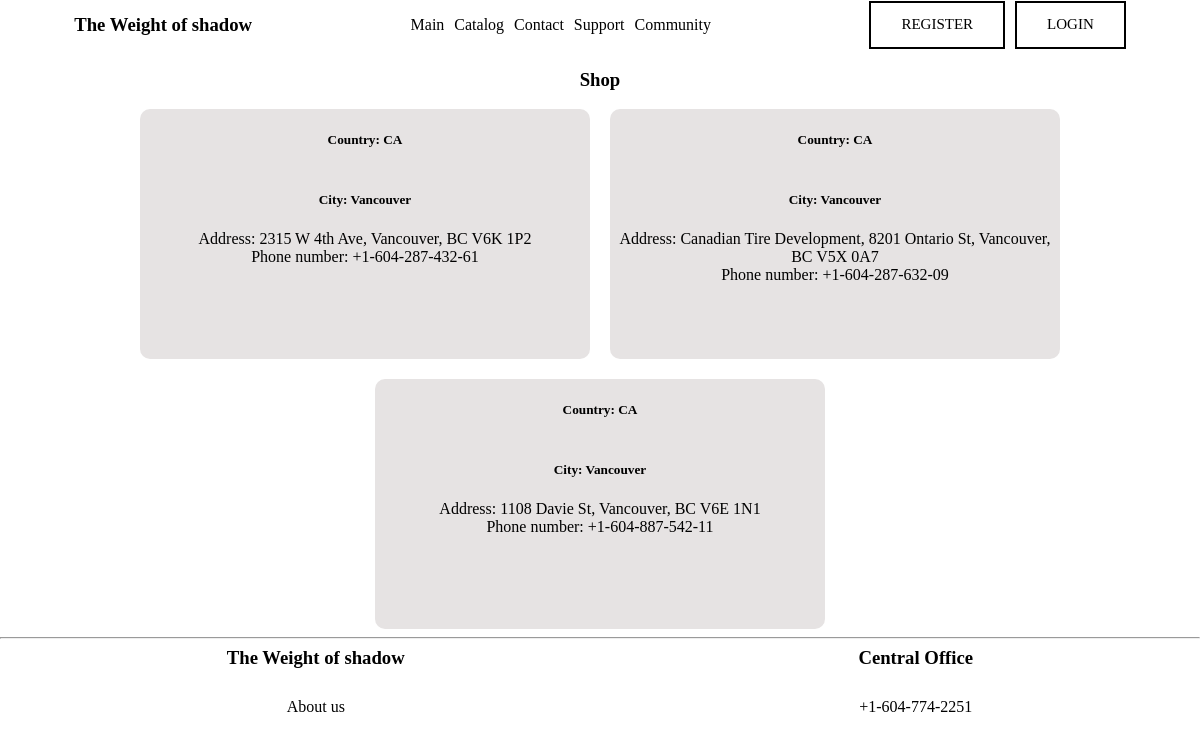
The app's page /contact/shop/, older data.
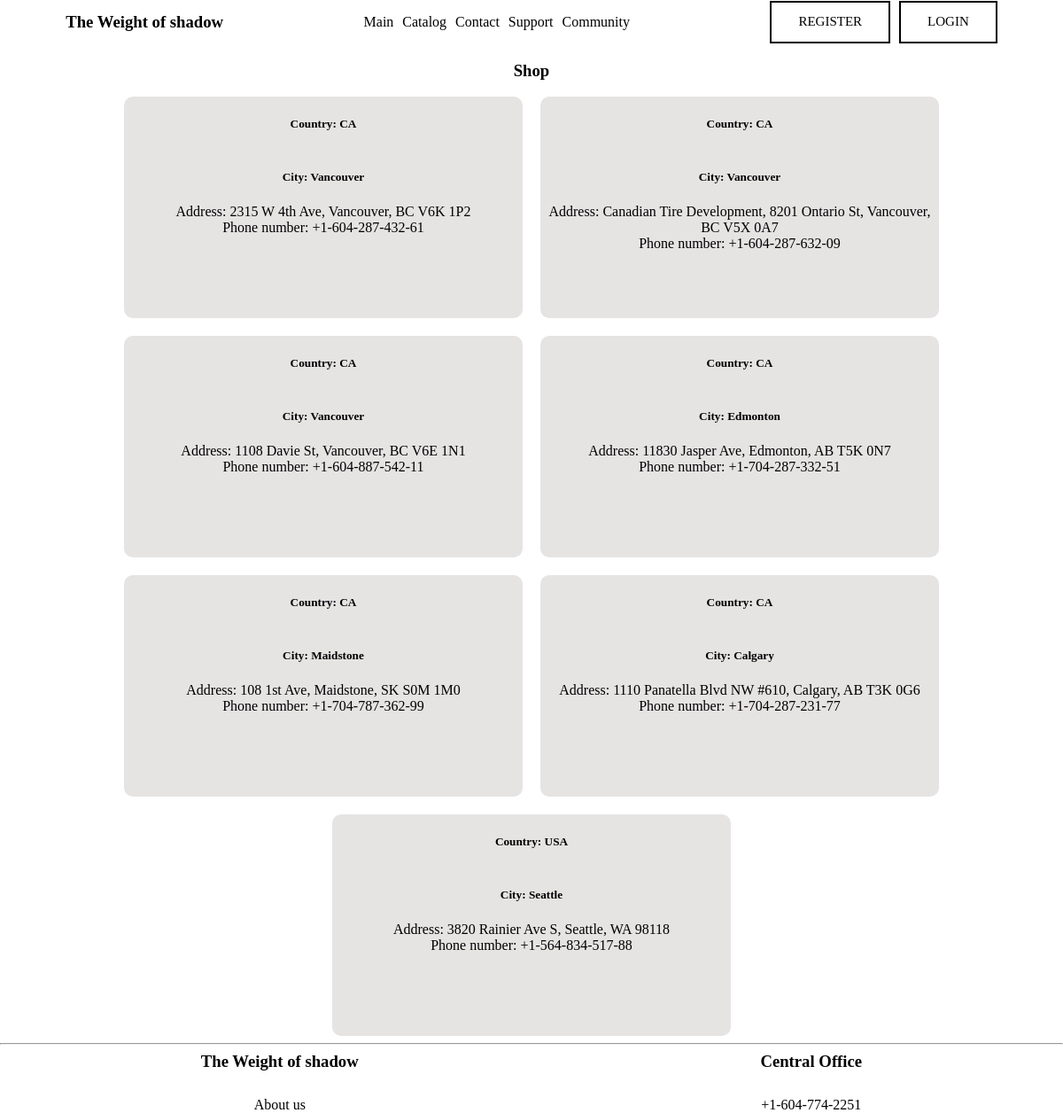
The same page, newer data.
### contact/models.py (models this page shows, shortened)
class shop(models.Model):
    country = [
        ("CA","CA"),
        ("USA","USA")
    ]
    type = models.CharField(max_length=3, choices=country, default='CA')  # Добавил max_length=3
    city = models.CharField(max_length=100, default='')
    address = models.CharField(max_length=200)
    phone_number = models.CharField(max_length=20)

### contact/views.py (the view)
# urls.py: path('shop/', views.FunctionShop, name='shop'),
def FunctionShop(request):
    list_shop = shop.objects.all()
    return render(request, 'contact/shop.html', {'list_shop': list_shop})

### contact/templates/contact/shop.html (shortened to what this page needs)
{% extends 'myapp/layout.html' %}
{% load static %}
{% block style_css %}
<link rel="stylesheet" href="{% static 'contact/css/contact.css' %}" />
{% endblock %}
{% block content %}
 <h3>Shop</h3>
<div class="main_keys">
{% for el in list_shop %}
<div class="keys">
   <h5>Country: {{el.type}}</h5>
   <h5>City: {{el.city}}</h5>
   <p>Address: {{el.address}}</p>
   <p>Phone number: {{el.phone_number}}</p>
</div>
{% endfor %}
</div>
{% endblock %}

### myapp/templates/myapp/layout.html (shortened to what this page needs)
{% load static %}
<!DOCTYPE html>
<html lang="en">
<head>
    <link rel="stylesheet" href="{% static 'myapp/css/layout.css' %}">
    {% block style_css %}{% endblock %}
</head>
<body>
    <header>
        <div class="start">
             <h3>The Weight of shadow</h3>
        </div>
        <div class="center">
            <div><a href="{% url 'main' %}">Main</a></div>
            <div><a href="{% url 'collections:collec' %}">Catalog</a></div>
            <div><a href="{% url 'contact' %}">Contact</a></div>
            <div><a href="{% url 'form' %}">Support</a></div>
            <div><a href="{% url 'community:com' %}">Community</a></div>
        </div>
        <div class="end">
            {% if user.is_authenticated %}
                <a href="{% url 'users:profile' %}" class="header-button">PROFILE</a>
                <a href="{% url 'users:logout' %}" class="header-button">LOGOUT</a>
            {% else %}
                <a href="{% url 'users:register' %}" class="header-button">REGISTER</a>
                <a href="{% url 'users:login' %}" class="header-button">LOGIN</a>
            {% endif %}
        </div>
    </header>
    {% block content %}
    {% endblock %}
    <hr>
    <footer>
        <div class="column">
            <h3>The Weight of shadow</h3>
            <a href="{% url 'about' %}">About us</a>
        </div>
        <div class="column">
            <h3>Central Office</h3>
            <p>+1-604-774-2251</p>
        </div>
    </footer>
</body>
</html>

### static/myapp/css/layout.css (style rules this page uses)
body { margin: 0; padding: 0; }
header { display: flex; justify-content: space-around; align-items: center; height: 50px; gap: 10px; background-color: white; }
.center { display: flex; gap: 10px; }
.start { display: flex; }
.end { display: flex; gap: 10px; }
.header-button { font-family: algerian; font-size: 15px; color: black; margin: 0; padding: 12px 30px; background: white; border: 2px solid black; cursor: pointer; text-decoration: none; display: inline-block; transition: all 0.3s ease; line-height: 1.3; }
a { font-family: algerian; text-decoration: none; color: black; margin: 0; padding: 0; }
p { font-family: algerian; color: black; margin: 0; padding: 0; }
h3 { font-family: algerian; color: black; }
footer { display: flex; justify-content: space-around; height: 50px; background-color: white; }
.column { display: flex; justify-content: center; align-items: center; flex-direction: column; gap: 10px; }

### contact/static/contact/css/contact.css (style rules this page uses)
h3 { text-align: center; }
h5 { font-family: algerian; color: black; }
.main_keys { min-height: 60vh; display: flex; flex-wrap: wrap; justify-content: center; align-items: center; gap: 20px; }
.keys { display: flex; width: 450px; height: 250px; flex-direction: column; background-color: rgb(230, 227, 227); border-radius: 10px; text-align: center; }

Row changes from the older to the newer data that the page shows:
added shop: type "CA", city "Edmonton", address "11830 Jasper Ave, Edmonton, AB T5K 0N7", phone_number "+1-704-287-332-51"
added shop: type "CA", city "Maidstone", address "108 1st Ave, Maidstone, SK S0M 1M0", phone_number "+1-704-787-362-99"
added shop: type "CA", city "Calgary", address "1110 Panatella Blvd NW #610, Calgary, AB T3K 0G6", phone_number "+1-704-287-231-77"
added shop: type "USA", city "Seattle", address "3820 Rainier Ave S, Seattle, WA 98118", phone_number "+1-564-834-517-88"
